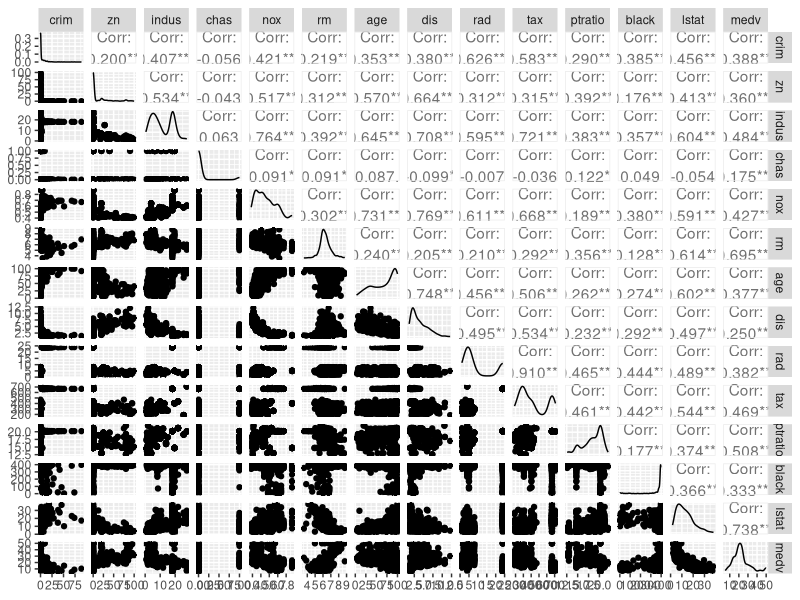
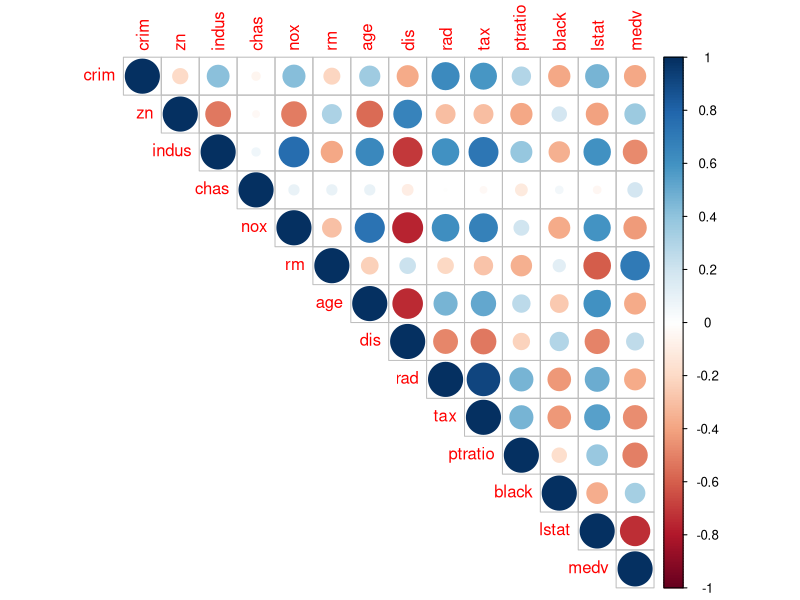
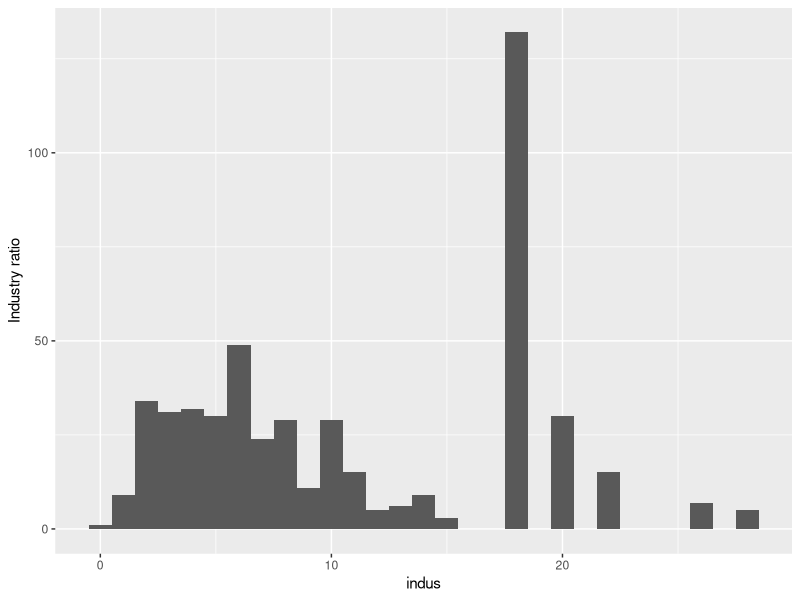
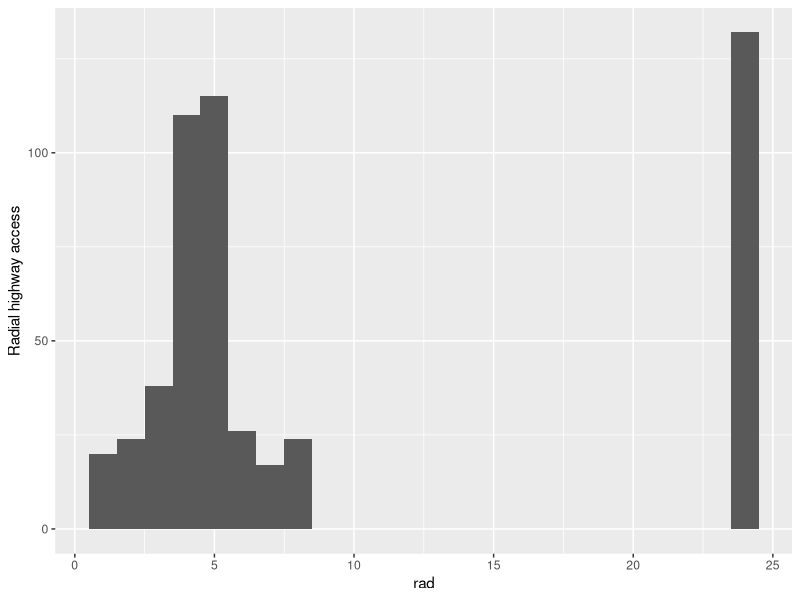
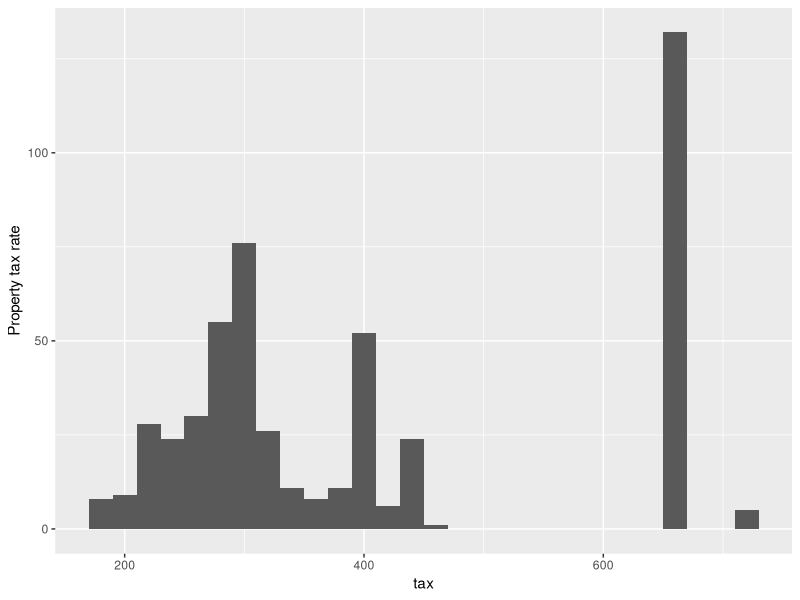
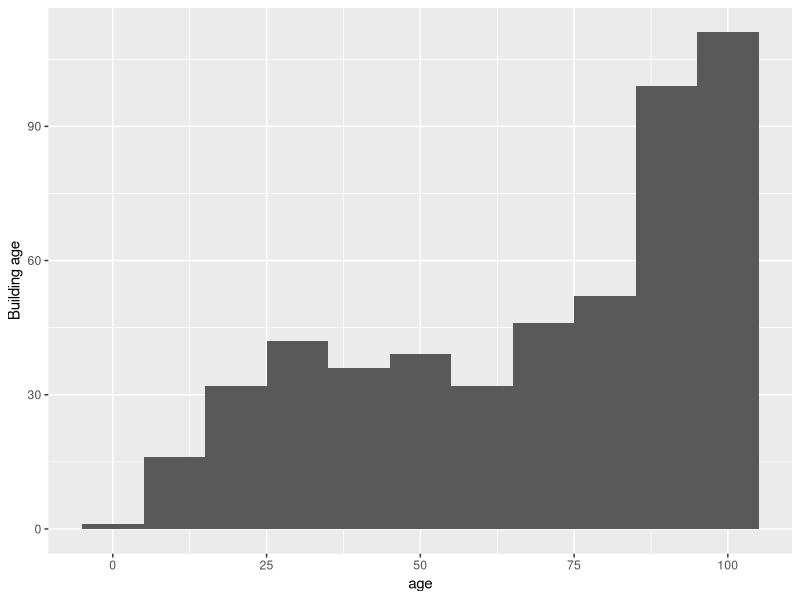
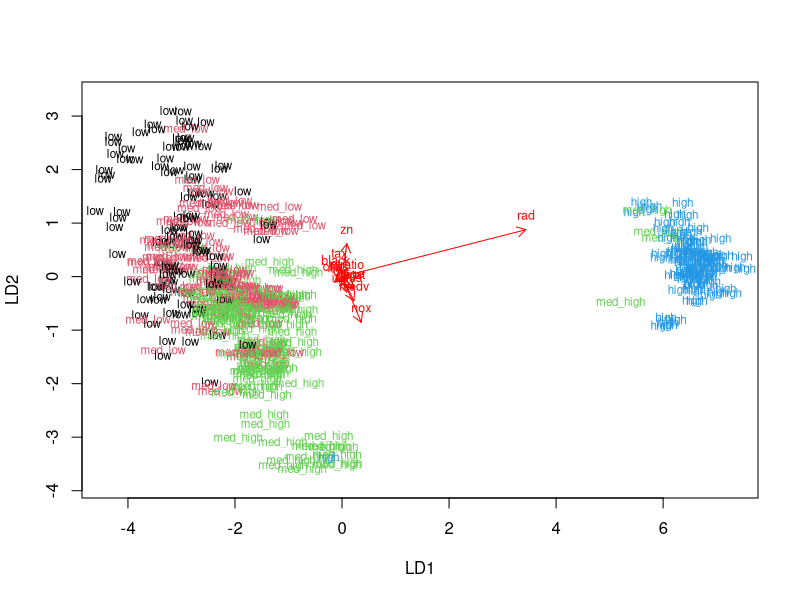

Source code (R) for these figures, in order:
## ---- chunk 1
library(MASS)
data("Boston")
str(Boston)
dim(Boston)
summary(Boston)
## ---- chunk 2
library(tidyr)
library(corrplot)
library(ggplot2)
library(GGally)

cor_matrix <- cor(Boston) %>% round(2) 
cor_matrix 

ggpairs(Boston)

corrplot(cor_matrix, method="circle", type="upper")


Boston %>% ggplot(aes(indus)) +
  geom_histogram(binwidth = 1) + 
  ylab("Industry ratio")

Boston %>% ggplot(aes(rad)) +
  geom_histogram(binwidth = 1) + 
  ylab("Radial highway access")

Boston %>% ggplot(aes(tax)) +
  geom_histogram(binwidth = 20) +
  ylab("Property tax rate")

Boston %>% ggplot(aes(age)) +
  geom_histogram(binwidth = 10) +
  ylab("Building age")



## ---- chunk 3
library(dplyr)

boston_scaled <- scale(Boston) %>% as.data.frame()
boston_scaled$crim <- as.numeric(boston_scaled$crim)
summary(boston_scaled)

crime <- cut(boston_scaled$crim, breaks = quantile(boston_scaled$crim), include.lowest = TRUE,
             labels = c("low", "med_low", "med_high", "high"))

boston_scaled$crim <- crime

# Create test and train datasets
n <- nrow(boston_scaled)
ind <- sample(n,  size = n * 0.8)
train <- boston_scaled[ind,]
test <- boston_scaled[-ind,]
## ---- chunk 4
lda.fit <- lda(crim ~ ., data = train)
lda.fit


lda.arrows <- function(x, myscale = 1, arrow_heads = 0.1, color = "red", tex = 0.75, choices = c(1,2)){
  heads <- coef(x)
  arrows(x0 = 0, y0 = 0, 
         x1 = myscale * heads[,choices[1]], 
         y1 = myscale * heads[,choices[2]], col=color, length = arrow_heads)
  text(myscale * heads[,choices], labels = row.names(heads), 
       cex = tex, col=color, pos=3)
}


classes <- as.numeric(train$crim)

plot(lda.fit, dimen = 2, col = classes, pch = classes)
lda.arrows(lda.fit, myscale = 1)
## ---- chunk 5
test_crime <- test$crim

test_lda <- dplyr::select(test, -crim)

lda.pred <- predict(lda.fit, newdata = test_lda)
table(correct = test$crim, predicted = lda.pred$class)
## ---- chunk 6
boston_scaled <- scale(Boston) %>% as.data.frame()
